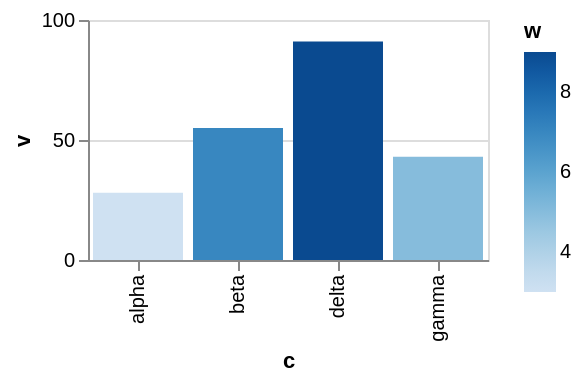

The Vega-Lite source for this figure:
### Vega-Lite specification from a JSON file in a GitHub repository (floating-point values rounded to 4 significant figures)
{"$schema": "https://vega.github.io/schema/vega-lite/v6.json", "width": 200, "height": 120, "data": {"values": [{"c": "alpha", "v": 28, "w": 3, "t": "2024-01-07"}, {"c": "beta", "v": 55, "w": 7, "t": "2024-03-19"}, {"c": "gamma", "v": 43, "w": 5, "t": "2024-06-02"}, {"c": "delta", "v": 91, "w": 9, "t": "2024-09-11"}]}, "mark": "bar", "encoding": {"x": {"field": "c", "type": "nominal"}, "y": {"field": "v", "type": "quantitative"}, "color": {"field": "w", "type": "quantitative", "legend": {"gradientStrokeColor": "lightslategray"}}}}
